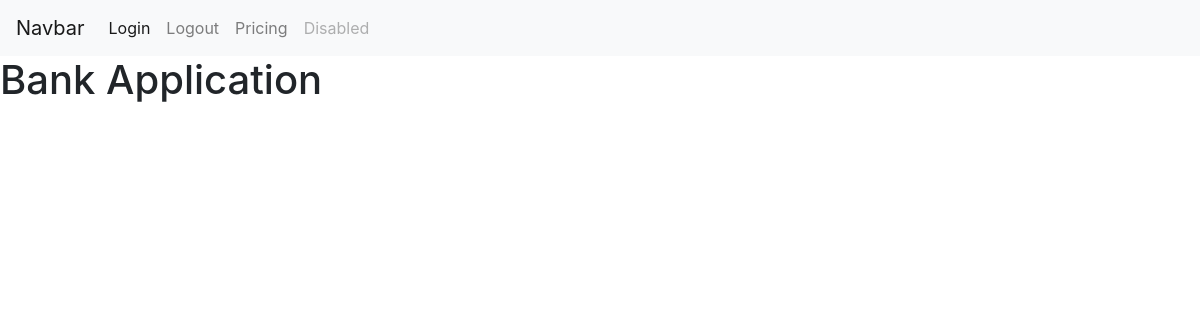
Before: /view with the older database file.
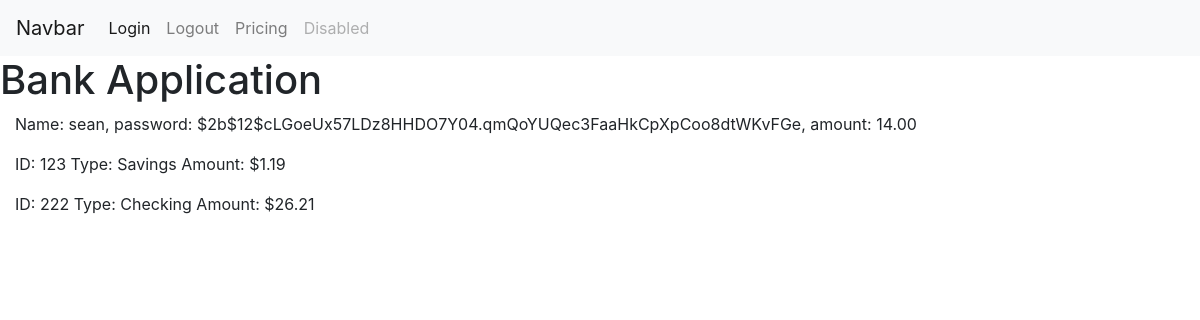
After: the same page with the newer database file.
### bankapp/customers.py (models this page shows, shortened)
class customers(db.Model):
	_id = db.Column("id", db.Integer, primary_key=True)
	name = db.Column("name", db.String(30))
	password = db.Column("password", db.String(100)) # ADD unique=True, nullable=False
	amount = db.Column("amount", db.Numeric(scale=2)) # ADD nullable=False
	accounts = db.relationship("Account", backref="owner", lazy=True)

class Account(db.Model):
	_id = db.Column("id", db.Integer, primary_key=True)
	bank_id = db.Column("number", db.Integer, unique=True)
	amount = db.Column("amount", db.Numeric(scale=2))
	account_type = db.Column("type", db.String(10))
	owner_id = db.Column(db.Integer, db.ForeignKey("customers.id"), nullable=False)

### bankapp/routes.py (the view)
@app.route("/view")
def view():
	return render_template("view.html", values=customers.query.all())#, acs=Account.query.all())

### bankapp/templates/view.html (shortened to what this page needs)
{% extends "base.html" %}
{% block content%}
	{% for item in values %}
		<p>Name: {{item.name}}, password: {{item.password}}, amount: {{item.amount}}</p>
		{% for ac in item.accounts %}
			<p>ID: {{ac.bank_id}} Type: {{ac.account_type}} Amount: ${{ac.amount}}</p>
		{% endfor %}
	{% endfor %}
{% endblock %}

### bankapp/templates/base.html (shortened to what this page needs)
<!DOCTYPE html>
<html>
<head>
	<link rel="stylesheet" href="https://cdn.jsdelivr.net/npm/bootstrap@4.5.3/dist/css/bootstrap.min.css">
</head>
<body>
	<nav class="navbar navbar-expand-lg navbar-light bg-light">
	  <a class="navbar-brand" href="#">Navbar</a>
	  <div class="collapse navbar-collapse" id="navbarNavAltMarkup">
	    <div class="navbar-nav">
	      <a class="nav-link active" href="login">Login <span class="sr-only">(current)</span></a>
	      <a class="nav-link" href="logout">Logout</a>
	      <a class="nav-link" href="#">Pricing</a>
	      <a class="nav-link disabled" href="#" tabindex="-1" aria-disabled="true">Disabled</a>
	    </div>
	  </div>
	</nav>
	<h1>Bank Application</h1>
	<div class="container-fluid">
		{% block content %}
		{% endblock %}
	</div>
</body>
</html>

Changed rows visible on the page:
added customers: name "sean", password "$2b$12$cLGoeUx57LDz8HHDO7Y04.qmQoYUQec3FaaHkCpXpCoo8dtWKvFGe", amount "14.00"
added Account: bank_id "123", account_type "Savings", amount "1.19"
added Account: bank_id "222", account_type "Checking", amount "26.21"
